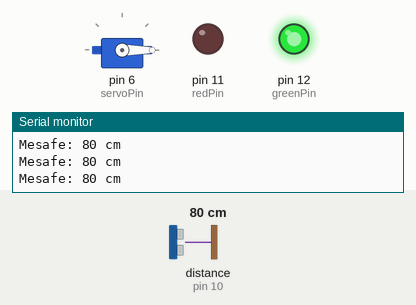
The sketch below on a simulated Arduino Uno, built with avr-gcc and run on an emulated ATmega328P. Shown: servo, output pins drawn as LEDs (lit = HIGH), the last lines printed to the serial monitor. Wiring (inferred from the names in the program): ultrasonic range finder: trigger pin 9; echo pin 10. Inputs (shaded band) come from the test bench; at power-on: distance to the obstacle (sensor on pin 10) 80 cm. The echo pulse lasts 58.3 µs per cm; pins used as bus, display or sensor lines are not drawn.

Above: at 1.7 s.
1.8 s: distance to the obstacle (sensor on pin 10) set to 29 cm
3.3 s: distance to the obstacle (sensor on pin 10) set to 24 cm
At 4.4 s:
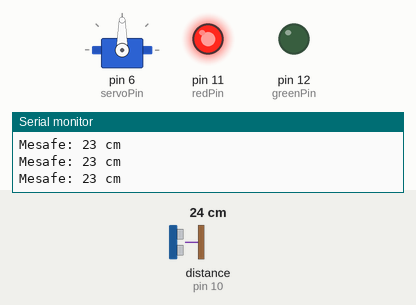
4.8 s: distance to the obstacle (sensor on pin 10) set to 60 cm
At 7.5 s:
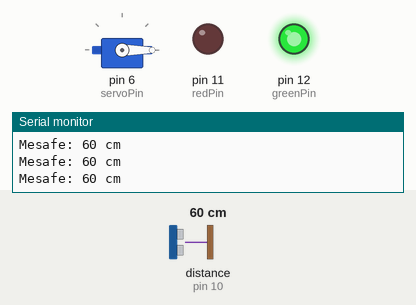
7.8 s: distance to the obstacle (sensor on pin 10) set to 2 cm
At 8.7 s:
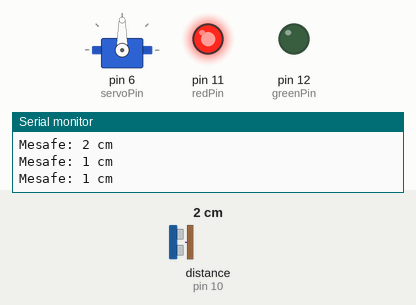
Timing chart, 0 to 10.3 s (numbered marks = the images above; inputs shaded):
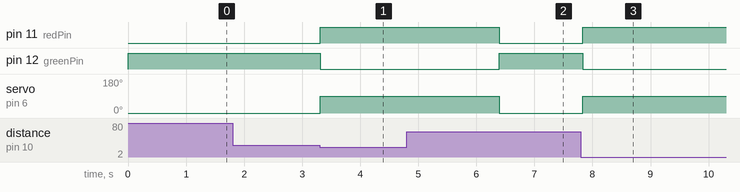

The sketch:

copkutusu.ino
```cpp
#include <Servo.h>

// --- PIN TANIMLAMALARI ---
// Ultrasonik Sensör
const int trigPin = 9;  // Tetikleyici (Trigger) pini
const int echoPin = 10; // Yankı (Echo) pini

// Servo Motor
const int servoPin = 6;
Servo copKutusuServo;

// RGB LED (Sadece Kırmızı ve Yeşil kullanılacak)
const int redPin = 11;
const int greenPin = 12;

// --- AYARLAR ---
// Kapak açılması için maksimum mesafe eşiği (cm)
const int mesafeEsigi = 25;
// Kapak açık kalma süresi (milisaniye)
const long beklemeSuresi = 3000;

// Servo pozisyonları
const int KAPALI_ACI = 0;   // Kapalı pozisyon (0 derece)
const int ACIK_ACI = 90;    // Açık pozisyon (90 derece, motorunuzun mekaniğine göre ayarlayın)

// Durum değişkeni
bool kapakAcik = false;
unsigned long sonAcilmaZamani = 0;

// ----------------------------------------------------
// Fonksiyon: Mesafe Ölçümü
// ----------------------------------------------------
long olcumYap() {
  // Trig pini LOW yapılır (temizlik)
  digitalWrite(trigPin, LOW);
  delayMicroseconds(2);

  // Trig pini HIGH yapılır (10us darbe)
  digitalWrite(trigPin, HIGH);
  delayMicroseconds(10);
  digitalWrite(trigPin, LOW);

  // Echo pininden gelen süreyi okur
  long sure = pulseIn(echoPin, HIGH);

  // Süreyi santimetreye çevirir (Ses hızı: 343 m/s = 0.0343 cm/µs)
  // Mesafe (cm) = (Süre / 2) * 0.0343. Basitleştirilmiş formül: Süre / 58
  long mesafe = sure / 58;

  return mesafe;
}

// ----------------------------------------------------
// Fonksiyon: LED Kontrolü
// ----------------------------------------------------
void ledDurumuAyarla(bool acikMi) {
  if (acikMi) {
    // Kapak Açıkken: Kırmızı Yanar (Uyarı)
    digitalWrite(redPin, HIGH);
    digitalWrite(greenPin, LOW);
  } else {
    // Kapak Kapalıyken: Yeşil Yanar (Hazır)
    digitalWrite(redPin, LOW);
    digitalWrite(greenPin, HIGH);
  }
}

// ----------------------------------------------------
// SETUP
// ----------------------------------------------------
void setup() {
  // Seri İletişimi Başlatma (Hata ayıklama için)
  Serial.begin(9600);

  // Ultrasonik Pinleri
  pinMode(trigPin, OUTPUT);
  pinMode(echoPin, INPUT);

  // LED Pinleri
  pinMode(redPin, OUTPUT);
  pinMode(greenPin, OUTPUT);

  // Servo Motoru
  copKutusuServo.attach(servoPin);
  copKutusuServo.write(KAPALI_ACI); // Başlangıçta kapalı

  // Başlangıç LED durumu: Kapalı (Yeşil)
  ledDurumuAyarla(false);
  delay(500);
}

// ----------------------------------------------------
// LOOP
// ----------------------------------------------------
void loop() {
  long mesafe = olcumYap();
  Serial.print("Mesafe: ");
  Serial.print(mesafe);
  Serial.println(" cm");

  // 1. Durum: Yakınlık Algılandı ve Kapak Kapalı
  if (mesafe <= mesafeEsigi && !kapakAcik) {
    copKutusuServo.write(ACIK_ACI); // Kapağı Aç
    ledDurumuAyarla(true);          // Kırmızı Yak (Açık)
    kapakAcik = true;
    sonAcilmaZamani = millis();     // Açılış zamanını kaydet
    Serial.println("Kapak Açıldı - Kırmızı LED");
    delay(500); // Gürültüyü engellemek için kısa bekleme

  // 2. Durum: Kapak Açık ve Kapanma Süresi Doldu
  } else if (kapakAcik && (millis() - sonAcilmaZamani >= beklemeSuresi)) {
    copKutusuServo.write(KAPALI_ACI); // Kapağı Kapat
    ledDurumuAyarla(false);           // Yeşil Yak (Kapalı)
    kapakAcik = false;
    Serial.println("Kapak Kapandı - Yeşil LED");
    delay(500); // Gürültüyü engellemek için kısa bekleme
  }

  // Sensör okumaları arasında kısa bekleme
  delay(100);
}
```

Measured:
- the behaviour switches between 27 and 26 cm on distance to the obstacle (sensor on pin 10) (found by bisection; images 0 and 1)
- after the input at 3.3 s, pin 11 (redPin): LOW → HIGH at once; pin 12 (greenPin): HIGH → LOW at once; servo on pin 6 (servoPin): 0° → 90° at once
- after the input at 4.8 s, pin 11 (redPin): goes on until 6.4 s, then stays LOW; pin 12 (greenPin): goes on until 6.4 s, then stays HIGH; servo on pin 6 (servoPin): goes on until 6.4 s, then stays 0°
- after the input at 7.8 s, pin 11 (redPin): LOW → HIGH at once; pin 12 (greenPin): HIGH → LOW at once; servo on pin 6 (servoPin): 0° → 90° at once
